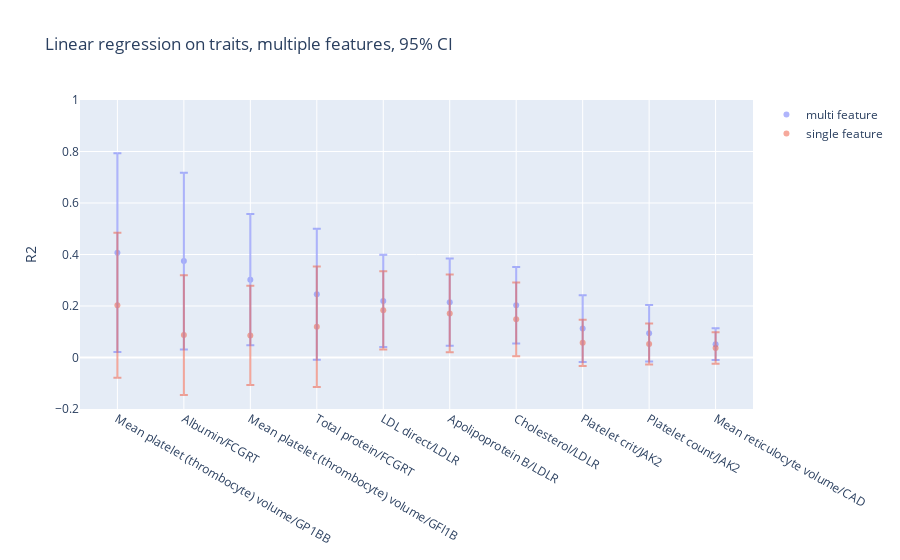

Write notebook code for a chart like this one.
### Code cell
fig = go.Figure(data=[go.Scatter(
        x=multi_feature_regression_results_for_plot["phenotype/gene"],
        y=multi_feature_regression_results_for_plot["mean"],
        mode='markers',
        opacity=.5,
        name="multi feature",
        error_y=dict(
            type='data',
            array=multi_feature_regression_results_for_plot["ci"],
            visible=True)
    ), go.Scatter(
        x=regression_results_df_for_plot["phenotype/gene"],
        y=regression_results_df_for_plot["mean"],
        mode='markers',
        opacity=.5,
        name="single feature",
        error_y=dict(
            type='data',
            array=regression_results_df_for_plot["ci"],
            visible=True))],
    layout=dict(
        title="Linear regression on traits, multiple features, 95% CI",
        yaxis_title="R2",
        yaxis_range=[-0.2,1]))
fig.show()

### Figure 1 — Plotly figure (JSON) as saved in the notebook; plotly's stock layout.template omitted (floating-point values rounded to 4 significant figures)
{"data": [{"error_y": {"array": [0.3856, 0.3433, 0.255, 0.2546, 0.1793, 0.1695, 0.1485, 0.1295, 0.1099, 0.06194], "type": "data", "visible": true}, "mode": "markers", "name": "multi feature", "opacity": 0.5, "type": "scatter", "x": ["Mean platelet (thrombocyte) volume/GP1BB", "Albumin/FCGRT", "Mean platelet (thrombocyte) volume/GFI1B", "Total protein/FCGRT", "LDL direct/LDLR", "Apolipoprotein B/LDLR", "Cholesterol/LDLR", "Platelet crit/JAK2", "Platelet count/JAK2", "Mean reticulocyte volume/CAD"], "y": [0.4071, 0.3743, 0.3024, 0.2455, 0.2198, 0.2147, 0.2025, 0.1122, 0.094, 0.05186]}, {"error_y": {"array": [0.282, 0.2326, 0.1929, 0.2336, 0.1523, 0.151, 0.1436, 0.08985, 0.0796, 0.061], "type": "data", "visible": true}, "mode": "markers", "name": "single feature", "opacity": 0.5, "type": "scatter", "x": ["Mean platelet (thrombocyte) volume/GP1BB", "Albumin/FCGRT", "Mean platelet (thrombocyte) volume/GFI1B", "Total protein/FCGRT", "LDL direct/LDLR", "Apolipoprotein B/LDLR", "Cholesterol/LDLR", "Platelet crit/JAK2", "Platelet count/JAK2", "Mean reticulocyte volume/CAD"], "y": [0.203, 0.08711, 0.08561, 0.1195, 0.1831, 0.1713, 0.1481, 0.05691, 0.05278, 0.03698]}], "layout": {"autosize": true, "title": {"text": "Linear regression on traits, multiple features, 95% CI"}, "xaxis": {"autorange": true, "range": [-0.5822, 9.582], "type": "category"}, "yaxis": {"range": [-0.2, 1], "title": {"text": "R2"}, "type": "linear"}}}
